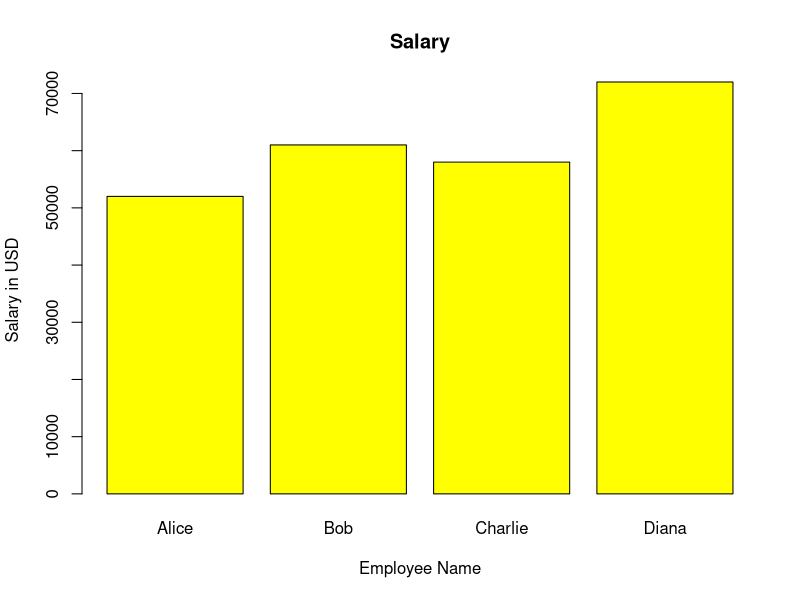

Write the R code that produced this figure. (Note: this script raises an error after producing the figure.)


# 1. Create Data (a table called a Data Frame)
# We define names, salaries, and departments
employees <- data.frame(
  name       = c("Alice", "Bob", "Charlie", "Diana"),
  salary     = c(52000, 61000, 58000, 72000),
  department = c("IT", "HR", "IT", "Finance")
)

# 2. View the table in the Console
print("Employee List:")
print(employees)

# 3. Calculate the Average Salary
# We use the mean() function on the 'salary' column
average_salary <- mean(employees$salary)

# 4. Print the result with a message
# The message() function combines text and our calculation
message("The average salary in the company is: $", average_salary)

# 5. Create a Simple Chart (Bar Plot)
# This helps us see who earns the most visually
barplot(employees$salary, 
        names.arg = employees$name, 
        col       = "yellow", 
        main      = "Salary",
        ylab      = "Salary in USD",
        xlab      = "Employee Name")

# Create a new column 'bonus' by multiplying salary by 0.10
employees$bonus <- employees$salary * 0.10


# Create a new column 'age' 
employees$age <- year - birthyear


# Create a 'total_pay' column
employees$total_pay <- employees$salary + employees$bonus

print("Updated Table with Bonuses:")
print(employees)
